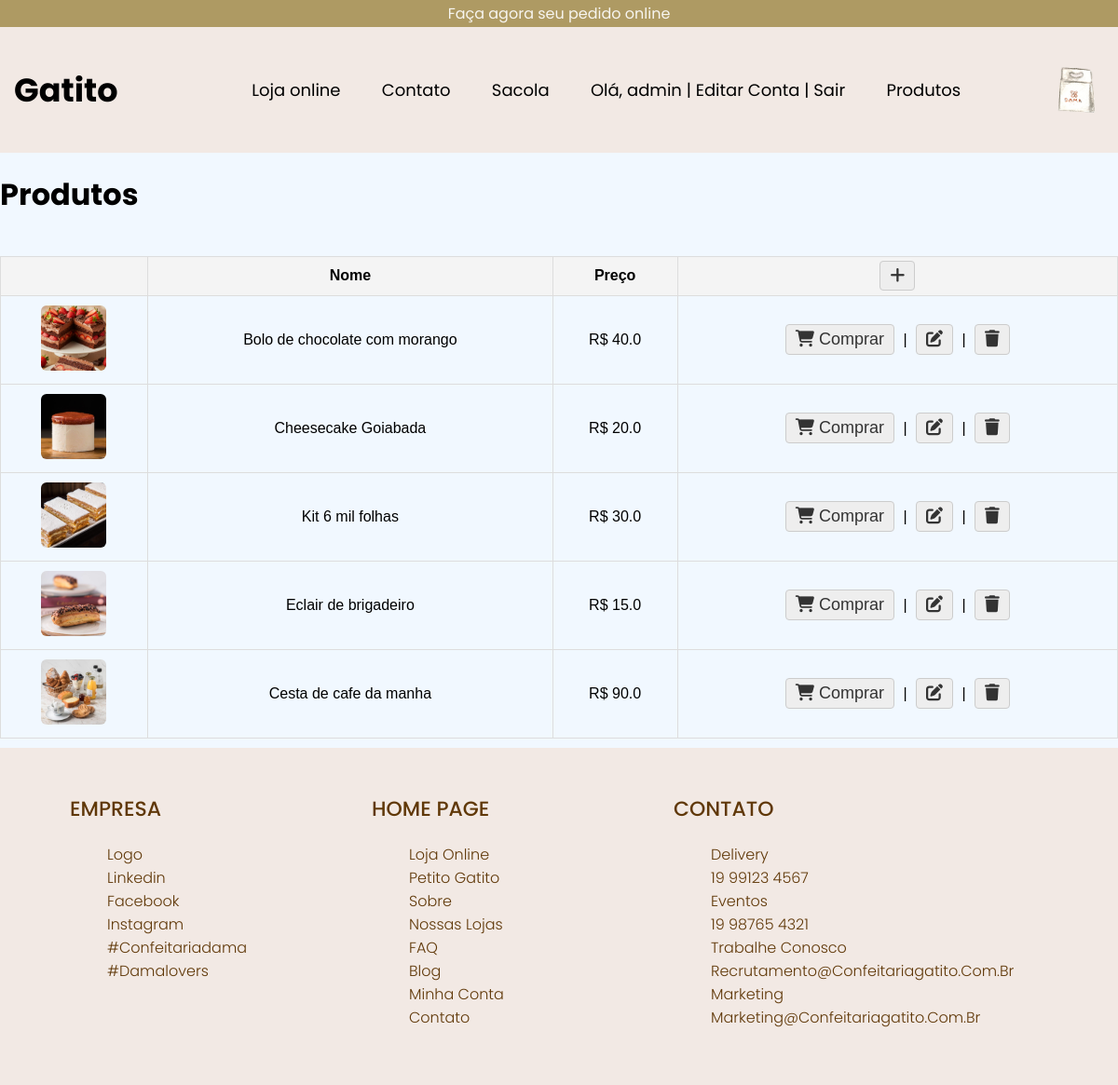
The page /produtos (signed in) on the database its author committed.
### tables this page shows
CREATE TABLE produtos (
        id INTEGER PRIMARY KEY AUTOINCREMENT,
        nome TEXT NOT NULL,
        descricao TEXT,
        preco REAL NOT NULL,
        imagem TEXT
    );

### app.py (the view)
@app.route("/produtos")
def produtos():
    conn = sqlite3.connect(DB_NAME)
    conn.row_factory = sqlite3.Row  # <- ESSA LINHA
    cursor = conn.cursor()
    cursor.execute("SELECT * FROM produtos")
    produtos = cursor.fetchall()
    conn.close()
    return render_template("produtos.html", produtos=produtos)

### templates/produtos.html (shortened to what this page needs)
<!DOCTYPE html>
<html lang="en">
<head>
    <link rel="stylesheet" href="{{ url_for('static', filename='css/style.css') }}">
    <link rel="stylesheet" href="https://cdnjs.cloudflare.com/ajax/libs/font-awesome/6.5.0/css/all.min.css">
</head>
<body>
    <div class="fluid">Faça agora seu pedido online</div>
    <header>
        <span class="logotipo">Gatito</span>
        <nav>
            <ul class="nav-links">
                <li><a href="{{ url_for('home') }}">Loja online</a></li>
                <li><a href="{{ url_for('contato') }}">Contato</a></li>
                <li><a href="{{ url_for('sacola') }}">Sacola</a></li>
                {% if 'usuario' in session %}
                <li>
                    <p>Olá, {{ session['usuario'] }} |
                        <a href="{{ url_for('editar_conta') }}">Editar Conta</a> |
                        <a href="{{ url_for('logout') }}">Sair</a>
                    </p>
                </li>
                {% else %}
                <li><a href="{{ url_for('login') }}">Login</a></li>
                {% endif %}
                <li><a href="{{ url_for('produtos') }}">Produtos</a></li>
            </ul>
        </nav>
        <a onclick="openNav()" class="off-canvas">
            <img src="sacola.png" class="img-sacola" alt="">
        </a>
    </header>
    <h1>Produtos</h1>
    <div class="tabela-container">
        <table class="tabela-produtos">
            <thead>
                <tr>
                    <th></th>
                    <th>Nome</th>
                    <th>Preço</th>
                    <th><a href="{{ url_for('novo') }}"> <i class="fas fa-plus"></i> </a></th>
                </tr>
            </thead>
            <tbody>
                {% for produto in produtos %}
                <tr>
                    <td>
                        {% if produto['imagem'] %}
                        <img src="{{ url_for('static', filename='uploads/' ~ produto['imagem']) }}" class="img-produtos"
                            alt="{{ produto['nome'] }}">
                        {% else %}
                        <img src="{{ url_for('static', filename='sem-imagem.png') }}" class="img-produtos"
                            alt="Sem imagem">
                        {% endif %}
                    </td>
                    <td>{{ produto['nome'] }}</td>
                    <td>R$ {{ produto['preco'] }}</td>
                    <td>
                        <a href="{{ url_for('pagina_compra', produto_id=produto['id']) }}" class="botao-acao">
                            <i class="fas fa-shopping-cart"></i> Comprar
                        </a> |
                        <a href="{{ url_for('editar', id=produto['id']) }}" class="botao-acao">
                            <i class="fas fa-edit"></i>
                        </a> |
                        <a href="{{ url_for('excluir', id=produto['id']) }}" class="botao-acao"
                            onclick="return confirmarExclusao()">
                            <i class="fas fa-trash"></i>
                        </a>
                    </td>
                </tr>
                {% endfor %}
            </tbody>
        </table>
    </div>
    <footer>
        <div class="container-footer">
            <div class="row-footer">
                <div class="footer-col">
                    <h4>Empresa</h4>
                    <ul>
                        <li><a href="">logo</a></li>
                        <li><a href="">linkedin</a></li>
                        <li><a href="">facebook</a></li>
                        <li><a href="">instagram</a></li>
                        <li><a href="">#confeitariadama</a></li>
                        <li><a href="">#damalovers</a></li>
                    </ul>
                </div>
                <div class="footer-col">
                    <h4>Home page</h4>
                    <ul>
                        <li><a href="">Loja online</a></li>
                        <li><a href="">Petito Gatito</a></li>
                        <li><a href="">Sobre</a></li>
                        <li><a href="">Nossas lojas</a></li>
                        <li><a href="">FAQ</a></li>
                        <li><a href="">Blog</a></li>
                        <li><a href="">Minha conta</a></li>
                        <li><a href="">Contato</a></li>
                    </ul>
                </div>
                <div class="footer-col">
                    <h4>Contato</h4>
                    <ul>
                        <li><a href="">Delivery</a></li>
                        <li><a href="">19 99123 4567</a></li>
                        <li><a href="">Eventos</a></li>
                        <li><a href="">19 98765 4321</a></li>
                        <li><a href="">Trabalhe conosco</a></li>
                        <li><a href="">recrutamento@confeitariagatito.com.br</a></li>
                        <li><a href="">Marketing</a></li>
                        <li><a href="">marketing@confeitariagatito.com.br</a></li>
                    </ul>
                </div>
            </div>
        </div>
    </footer>
</body>
</html>

### static/css/style.css (style rules this page uses)
* { box-sizing: border-box; }
body { margin: 0; padding: 0; background-color:rgba(240, 248, 255, 0.916); font-family: "Poppins"; font-size: 100%; }
header { display: flex; justify-content: space-between; align-items: center; padding: 20px 15px; background-color:#f2e9e4; }
.fluid { padding:2px; display: flex; justify-content: center; align-items: center; width: 100%; background-color:#ae9a63; text-align: center; color:rgb(255, 255, 255, 0.9); }
li, a, button { font-size: 18px; color: black; text-decoration: none; }
.logotipo { color: black; font-size:35px; font-weight: bold; }
.nav-links li { display: inline-block; padding: 0px 20px; }
.img-produtos { width: 70px; object-fit: cover; height: auto; }
.tabela-produtos { width: 100%; border-collapse: collapse; margin-top: 20px; font-family: sans-serif; }
.tabela-produtos th, .tabela-produtos td { border: 1px solid #ddd; padding: 10px; text-align: center; }
.tabela-produtos th { background-color: #f4f4f4; font-weight: bold; }
.img-produtos { width: 70px; height: 70px; object-fit: cover; border-radius: 6px; }
.tabela-produtos a { padding: 5px 10px; text-decoration: none; border: 1px solid #ccc; border-radius: 4px; margin: 0 5px; color: #333; background-color: #eee; }
.botao-acao { padding: 6px 10px; border-radius: 4px; text-decoration: none; color: white; margin: 0 4px; display: inline-block; }
.tabela-container { overflow-x: auto; }
.tabela-produtos { min-width: 600px; }
tr { width: 100%; }
footer { background-color:#f2e9e4; padding: 20px 0; margin-top: auto; margin-top:10px ; }
.container-footer { max-width: 1400px; margin: auto; }
.row-footer { display: flex; flex-wrap: wrap; }
.footer-col { width: 30%; padding: 0 15px; }
.footer-col h4 { font-size: 22px; color:#603808; margin-bottom: 20px; font-weight: 500; position: relative; text-transform: uppercase; }
.footer-col ul { list-style: none; }
.footer-col ul { margin: 10px 0; }
.footer-col ul li a { font-size: 16px; text-transform: capitalize; color:#603808; text-decoration: none; font-weight: 300; display: block; transition: all 0.3s ease; }
@media (min-width: 768px) { .footer-col { width: 30%; margin-bottom: 30px; } }
@media (min-width: 768px) { .row-footer { width: 90%; margin: 0 auto; } }
.off-canvas { cursor: pointer; width: 50px; height: 50px; }
.img-sacola { width: auto; max-width: 80%; margin: 0 auto; }

### rows shown on the page
produtos: imagem (picture), nome "Bolo de chocolate com morango", preco "40.0"
produtos: imagem (picture), nome "Cheesecake Goiabada", preco "20.0"
produtos: imagem (picture), nome "Kit 6 mil folhas", preco "30.0"
produtos: imagem (picture), nome "Eclair de brigadeiro", preco "15.0"
produtos: imagem (picture), nome "Cesta de cafe da manha", preco "90.0"

### other values the page prints
{{ session['usuario'] }} "admin"
